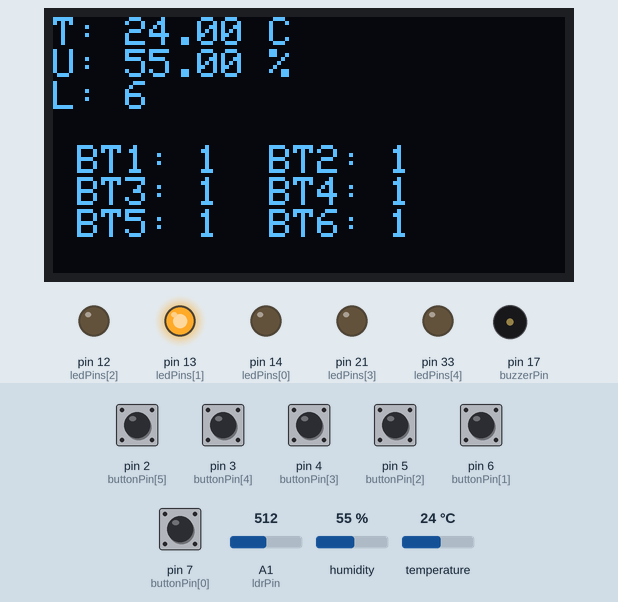
This sketch was run on a simulated Arduino Mega 2560, built for the host (arithmetic inside an expression is 32-bit, double 64-bit). On the bench: 128×64 one-colour display, output pins drawn as LEDs (lit = HIGH), buzzer (waves = sounding, pin HIGH). The inputs (shaded band) are chosen by the test bench; at power-on: pin 2 (buttonPin[5]), pin 3 (buttonPin[4]), pin 4 (buttonPin[3]), pin 5 (buttonPin[2]), pin 6 (buttonPin[1]), pin 7 (buttonPin[0]) HIGH, humidity 55 %, A1 (ldrPin) = 512, temperature 24 °C. The display library's start-up logo is not drawn; what the sketch prints to the serial monitor is not drawn.

Above: at 3.3 s.
3.4 s: pin 2 (buttonPin[5]) pulled LOW for 1 s
At 5.9 s:
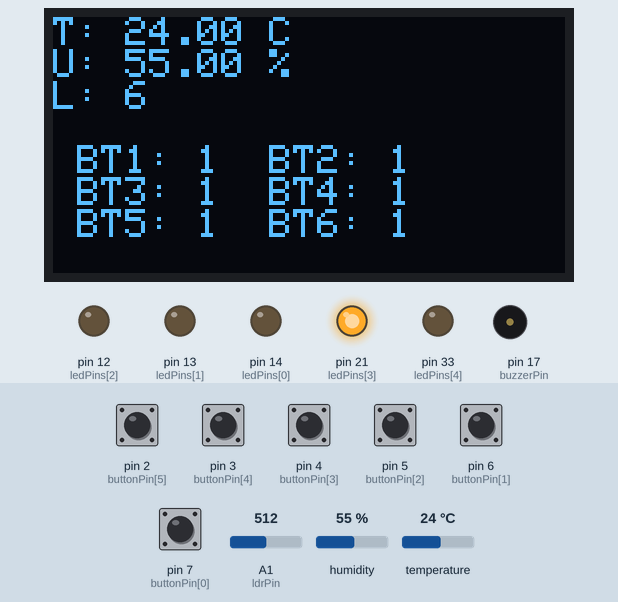
6.6 s: pin 3 (buttonPin[4]) pulled LOW for 0.15 s
At 6.99 s:
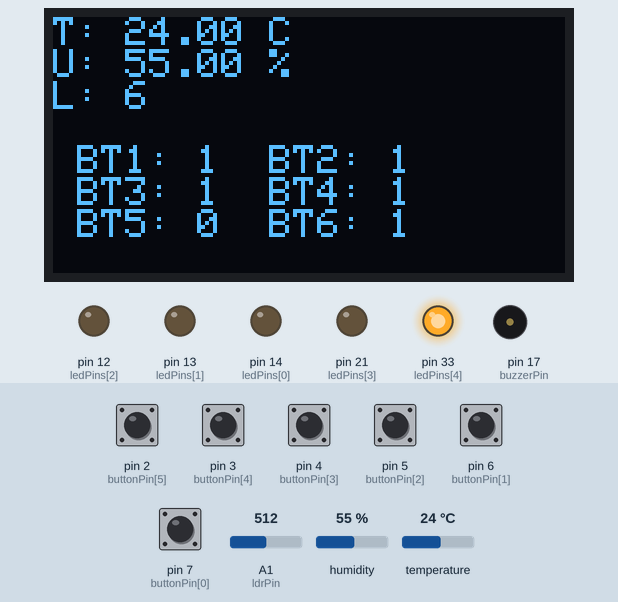
7.3 s: pin 4 (buttonPin[3]) pulled LOW for 0.15 s
At 7.7 s:
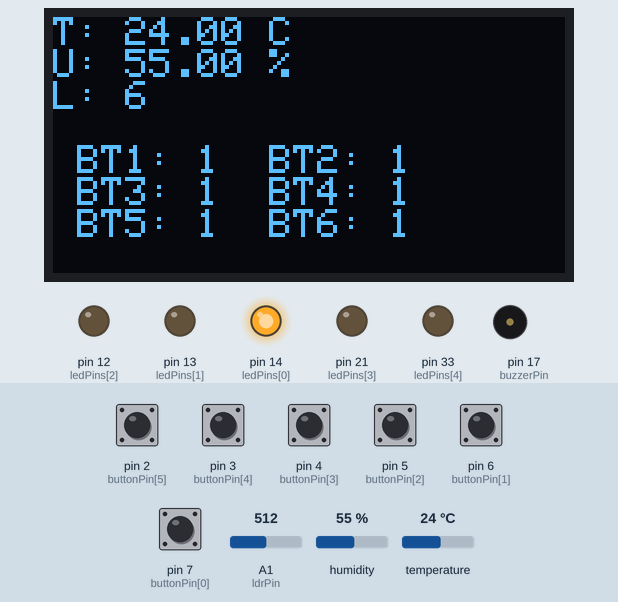
8.9 s: humidity set to 22 %
At 9.9 s:
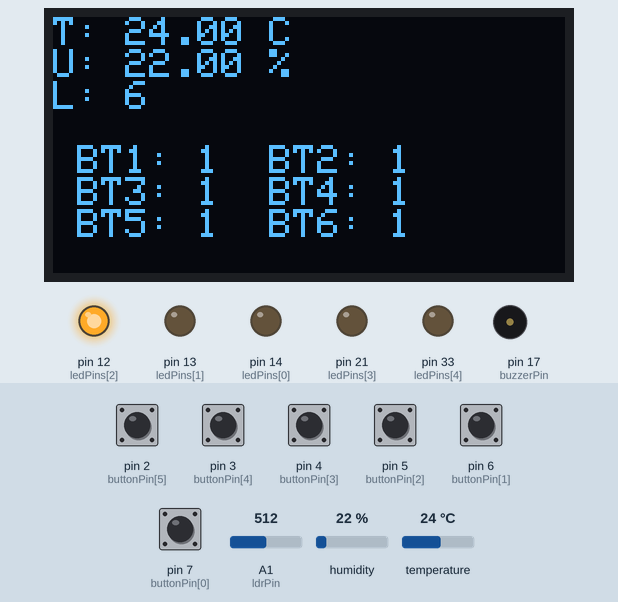
10.8 s: pin 5 (buttonPin[2]) pulled LOW for 1 s
At 11.8 s:
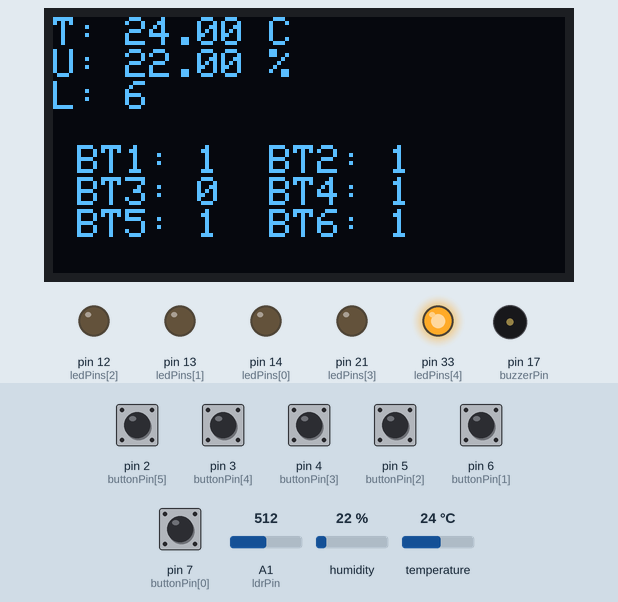
13.3 s: A1 (ldrPin) set to 716
At 15.9 s:
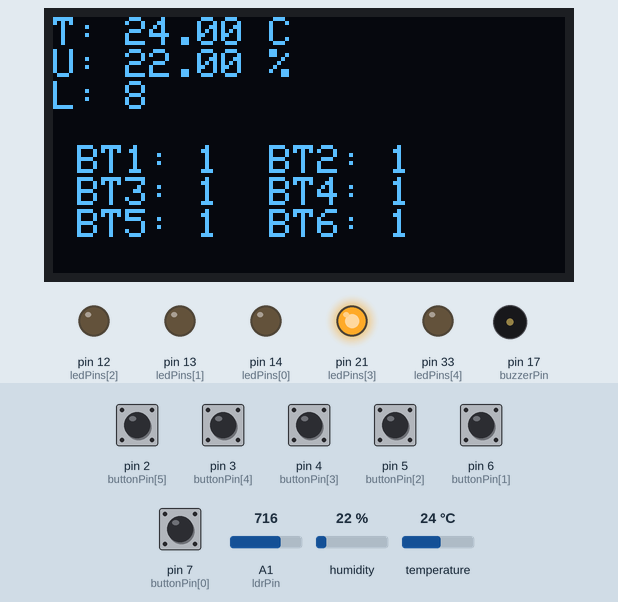
Timing chart, 0 to 16.6 s (numbered marks = the images above; inputs shaded):
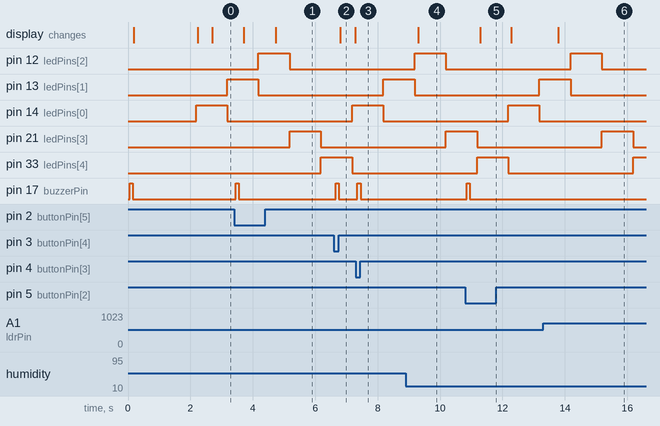

Measured:
- after the input at 3.4 s, pin 17 (buzzerPin): LOW → HIGH after 0.05 s, → LOW 0.10 s later; the display: first changes after 0.31 s (image 1 shows a later state)
- after the input at 6.6 s, pin 17 (buzzerPin): LOW → HIGH after 0.05 s, → LOW 0.10 s later; the display: changes after 0.20 s (image 2)
- after the input at 7.3 s, pin 17 (buzzerPin): LOW → HIGH after 0.05 s, → LOW 0.10 s later
- after the input at 8.9 s, the display: changes after 0.40 s (image 4)
- after the input at 10.8 s, pin 17 (buzzerPin): LOW → HIGH after 0.05 s, → LOW 0.10 s later; the display: changes after 0.48 s (image 5)
- after the input at 13.3 s, the display: changes after 0.48 s (image 6)
- what the display in image 2 shows lasts 0.5 s, from 6.8 s to 7.3 s

The sketch:

Franzininho-WiFi-LAB01-TEST.ino
```cpp
/*
  Franzininho WiFoi LAB01 - TEST

  Descrição: Este é o programa de autoteste do Franzininho WiFi LAB01 gravado em Fábrica.
  Ele realiza leituras do sensor DHT11, LDR e dos botões, além de acender LEDs e emitir sons no buzzer.
  O programa também exibe as leituras no display OLED SSD1306.

  Autor: Fabio Souza
  Data: 30/08/2023
*/

// Bibliotecas necessárias
#include <Wire.h>
#include <Adafruit_GFX.h>
#include <Adafruit_SSD1306.h>
#include <DHT.h>

// Definições para o buzzer
// Se o buzzer não tiver um oscilador, defina BUZZER_SEM_OSCILADOR como 1
// Se o buzzer tiver um oscilador, comente a linha abaixo
#define BUZZER_SEM_OSCILADOR 1

#define SCREEN_WIDTH 128 // Largura da tela OLED
#define SCREEN_HEIGHT 64 // Altura da tela OLED

// Definição do endereço I2C do display OLED
#define OLED_RESET -1
Adafruit_SSD1306 display(SCREEN_WIDTH, SCREEN_HEIGHT, &Wire, OLED_RESET);

const int dhtPin = 15;  // Pino de conexão com o sensor DHT11
const int ldrPin = 1;   // Pino do LDR

const int ledPins[] = {14, 13, 12, 21,33}; // Pinos dos LEDs Vermelho, Verde e Azul
const int buzzerPin = 17;           // Pino do Buzzer

const int buttonPin[] = {7, 6, 5, 4, 3, 2}; // Pinos dos Botões 1 a 6

unsigned long debounceDelay = 50; // Atraso para evitar o efeito de debounce
unsigned long lastDebounceTime[] = {0, 0, 0,0, 0, 0}; // Último tempo de debounce para cada botão

int buttonState[] = {HIGH, HIGH, HIGH, HIGH, HIGH, HIGH};   // Estado atual de cada botão
int lastButtonState[] = {HIGH, HIGH, HIGH, HIGH, HIGH, HIGH}; // Último estado de cada botão

long int lightLevel[32];  // Array para armazenar os valores do LDR
int j = 0;                // Contador para os LEDs
int indice_light = 0;     // Índice para o array de luz

const long eventTime_LEDS = 1000; //in ms
const long eventTime_DISPLAY = 500; //in ms

// Variáveis para controle de tempo
unsigned long previousTime_LEDS = 0;
unsigned long previousTime_DISPLAY = 0;


// Definições para o Display OLED
#define imageWidth 128  // Largura da imagem do logo
#define imageHeight 64  // Altura da imagem do logo

// Logo da Franzininho
const unsigned char franzininho_logo_128x64 [] PROGMEM = {
  0x00, 0x00, 0x00, 0x00, 0x00, 0x00, 0x00, 0x00, 0x00, 0x00, 0x00, 0x00, 0x00, 0x00, 0x00, 0x00,
  0x00, 0x00, 0x00, 0x00, 0x00, 0x00, 0x00, 0x00, 0x00, 0x00, 0x00, 0x00, 0x00, 0x00, 0x00, 0x00,
  0x00, 0x00, 0x00, 0x00, 0x00, 0x00, 0x00, 0x00, 0x00, 0x00, 0x00, 0x00, 0x00, 0x00, 0x00, 0x00,
  0x00, 0x00, 0x00, 0x00, 0x00, 0x00, 0x00, 0x00, 0x00, 0x00, 0x10, 0x00, 0x00, 0x00, 0x00, 0x00,
  0x00, 0x00, 0x00, 0x00, 0x00, 0x00, 0x00, 0x00, 0x00, 0x00, 0x38, 0x00, 0x00, 0x00, 0x00, 0x00,
  0x00, 0x00, 0x00, 0x00, 0x00, 0x00, 0x00, 0x00, 0x00, 0x00, 0x64, 0x00, 0x00, 0x00, 0x00, 0x00,
  0x00, 0x00, 0x00, 0x00, 0x00, 0x00, 0x00, 0x00, 0x00, 0x00, 0xf2, 0x00, 0x00, 0x00, 0x00, 0x00,
  0x00, 0x00, 0x00, 0x00, 0x00, 0x00, 0x00, 0x00, 0x00, 0x01, 0xb9, 0x00, 0x00, 0x00, 0x00, 0x00,
  0x00, 0x00, 0x00, 0x00, 0x00, 0x00, 0x00, 0x00, 0x00, 0x03, 0x47, 0x00, 0x00, 0x00, 0x00, 0x00,
  0x00, 0x00, 0x00, 0x00, 0x00, 0x00, 0x00, 0x06, 0x00, 0x06, 0x06, 0x00, 0x00, 0x00, 0x00, 0x00,
  0x00, 0x00, 0x00, 0x00, 0x00, 0x00, 0x00, 0x0f, 0x00, 0x0d, 0x0c, 0x00, 0x00, 0x00, 0x00, 0x00,
  0x00, 0x00, 0x00, 0x00, 0x00, 0x00, 0x00, 0x19, 0x80, 0x1a, 0x18, 0x00, 0x00, 0x00, 0x00, 0x00,
  0x00, 0x00, 0x00, 0x00, 0x00, 0x00, 0x00, 0x30, 0xc0, 0x34, 0x30, 0x00, 0x00, 0x00, 0x00, 0x00,
  0x00, 0x00, 0x00, 0x00, 0x00, 0x00, 0x00, 0xc0, 0x40, 0x68, 0x60, 0x00, 0x00, 0x00, 0x00, 0x00,
  0x00, 0x00, 0x00, 0x00, 0x00, 0x00, 0x01, 0x80, 0x20, 0xd0, 0xc0, 0x00, 0x00, 0x00, 0x00, 0x00,
  0x00, 0x00, 0x00, 0x00, 0x00, 0x00, 0x03, 0x00, 0x10, 0xa1, 0x80, 0x00, 0x00, 0x00, 0x00, 0x00,
  0x00, 0x00, 0x00, 0x00, 0x00, 0x00, 0x06, 0x00, 0x11, 0xc3, 0x00, 0x00, 0x00, 0x00, 0x00, 0x00,
  0x00, 0x00, 0x00, 0x00, 0x00, 0x00, 0x18, 0x00, 0x01, 0x66, 0x00, 0x00, 0x00, 0x00, 0x00, 0x00,
  0x00, 0x00, 0x00, 0x00, 0x00, 0x00, 0x38, 0x00, 0x06, 0x1c, 0x00, 0x00, 0x00, 0x00, 0x00, 0x00,
  0x00, 0x00, 0x00, 0x00, 0x00, 0x00, 0x68, 0x00, 0x04, 0x30, 0x00, 0x00, 0x00, 0x00, 0x00, 0x00,
  0x00, 0x00, 0x00, 0x00, 0x00, 0x01, 0xc4, 0x00, 0x0c, 0x60, 0x00, 0x00, 0x00, 0x00, 0x00, 0x00,
  0x00, 0x00, 0x00, 0x00, 0x00, 0x03, 0x02, 0x00, 0x08, 0x80, 0x00, 0x00, 0x00, 0x00, 0x00, 0x00,
  0x00, 0x00, 0x00, 0x00, 0x00, 0x06, 0x03, 0x00, 0x0f, 0x00, 0x00, 0x00, 0x00, 0x00, 0x00, 0x00,
  0x00, 0x00, 0x00, 0x00, 0x00, 0x0c, 0x01, 0xe0, 0x1c, 0x00, 0x00, 0x00, 0x00, 0x00, 0x00, 0x00,
  0x00, 0x00, 0x00, 0x00, 0x00, 0x34, 0x00, 0x90, 0x00, 0x20, 0x00, 0x00, 0x00, 0x00, 0x00, 0x00,
  0x00, 0x00, 0x00, 0x00, 0x00, 0x62, 0x00, 0x90, 0x00, 0x30, 0x00, 0x00, 0x00, 0x00, 0x00, 0x00,
  0x00, 0x00, 0x00, 0x00, 0x00, 0x63, 0x00, 0x90, 0x00, 0x18, 0x00, 0x00, 0x00, 0x00, 0x00, 0x00,
  0x00, 0x00, 0x00, 0x00, 0x00, 0x31, 0x80, 0xf0, 0x00, 0x0c, 0x00, 0x00, 0x00, 0x00, 0x00, 0x00,
  0x00, 0x00, 0x00, 0x00, 0x00, 0x10, 0xc0, 0x00, 0x00, 0x04, 0x00, 0x00, 0x00, 0x00, 0x00, 0x00,
  0x00, 0x00, 0x00, 0x00, 0x00, 0x08, 0x40, 0x00, 0x00, 0x06, 0x00, 0x00, 0x00, 0x00, 0x00, 0x00,
  0x00, 0x00, 0x00, 0x00, 0x00, 0x0c, 0x23, 0x80, 0x00, 0x03, 0x00, 0x00, 0x00, 0x00, 0x00, 0x00,
  0x00, 0x00, 0x00, 0x00, 0x00, 0x06, 0x16, 0x40, 0x00, 0x01, 0x00, 0x00, 0x00, 0x00, 0x00, 0x00,
  0x00, 0x00, 0x00, 0x00, 0x00, 0x03, 0x0e, 0x60, 0x00, 0x01, 0x80, 0x00, 0x00, 0x00, 0x00, 0x00,
  0x00, 0x00, 0x00, 0x00, 0x00, 0x01, 0x86, 0x40, 0x07, 0x00, 0xc0, 0x00, 0x00, 0x00, 0x00, 0x00,
  0x00, 0x00, 0x00, 0x00, 0x00, 0x00, 0x83, 0x80, 0x08, 0x81, 0xc0, 0x00, 0x00, 0x00, 0x00, 0x00,
  0x00, 0x00, 0x00, 0x00, 0x00, 0x00, 0x40, 0x06, 0x08, 0x83, 0x00, 0x00, 0x00, 0x00, 0x00, 0x00,
  0x00, 0x00, 0x00, 0x00, 0x00, 0x00, 0x60, 0x0f, 0x0d, 0x86, 0x00, 0x00, 0x00, 0x00, 0x00, 0x00,
  0x00, 0x00, 0x00, 0x00, 0x00, 0x00, 0x30, 0x08, 0x87, 0x1c, 0x00, 0x00, 0x00, 0x00, 0x00, 0x00,
  0x00, 0x00, 0x00, 0x00, 0x00, 0x00, 0x18, 0x19, 0x82, 0x30, 0x00, 0x00, 0x00, 0x00, 0x00, 0x00,
  0x00, 0x00, 0x00, 0x00, 0x00, 0x00, 0x08, 0x1f, 0x06, 0x60, 0x00, 0x00, 0x00, 0x00, 0x00, 0x00,
  0x00, 0x00, 0x00, 0x00, 0x00, 0x00, 0x04, 0x20, 0x09, 0x80, 0x00, 0x00, 0x00, 0x00, 0x00, 0x00,
  0x00, 0x00, 0x00, 0x00, 0x00, 0x00, 0x06, 0xc0, 0x13, 0x00, 0x00, 0x00, 0x00, 0x00, 0x00, 0x00,
  0x00, 0x00, 0x00, 0x00, 0x00, 0x00, 0x03, 0x80, 0x66, 0x00, 0x00, 0x00, 0x00, 0x00, 0x00, 0x00,
  0x00, 0x00, 0x00, 0x00, 0x00, 0x00, 0x01, 0x80, 0xdc, 0x00, 0x00, 0x00, 0x00, 0x00, 0x00, 0x00,
  0x00, 0x00, 0x00, 0x00, 0x00, 0x00, 0x00, 0x81, 0x30, 0x00, 0x00, 0x00, 0x00, 0x00, 0x00, 0x00,
  0x00, 0x00, 0x00, 0x00, 0x00, 0x00, 0x00, 0xc6, 0x60, 0x00, 0x00, 0x00, 0x00, 0x00, 0x00, 0x00,
  0x00, 0x00, 0x00, 0x00, 0x00, 0x00, 0x00, 0x6c, 0xc0, 0x00, 0x00, 0x00, 0x00, 0x00, 0x00, 0x00,
  0x00, 0x00, 0x00, 0x00, 0x00, 0x00, 0x00, 0x3b, 0x00, 0x00, 0x00, 0x00, 0x00, 0x00, 0x00, 0x00,
  0x00, 0x00, 0x00, 0x00, 0x00, 0x00, 0x00, 0x1e, 0x00, 0x00, 0x00, 0x00, 0x00, 0x00, 0x00, 0x00,
  0x00, 0x00, 0x00, 0x00, 0x00, 0x00, 0x00, 0x0c, 0x00, 0x00, 0x00, 0x00, 0x00, 0x00, 0x00, 0x00,
  0x00, 0x00, 0x00, 0x00, 0x00, 0x00, 0x00, 0x00, 0x00, 0x00, 0x00, 0x00, 0x00, 0x00, 0x00, 0x00,
  0x00, 0x00, 0x00, 0x00, 0x00, 0x00, 0x00, 0x00, 0x00, 0x00, 0x00, 0x00, 0x00, 0x00, 0x00, 0x00,
  0x00, 0x00, 0x00, 0x00, 0x00, 0x00, 0x00, 0x00, 0x00, 0x00, 0x00, 0x00, 0x00, 0x00, 0x00, 0x00,
  0x00, 0x00, 0x00, 0x00, 0x00, 0x00, 0x00, 0x00, 0x00, 0x00, 0x00, 0x00, 0x00, 0x00, 0x00, 0x00,
  0x00, 0x00, 0x00, 0x00, 0x0f, 0xfc, 0xf6, 0x5e, 0xb2, 0xb2, 0x89, 0xe0, 0x00, 0x00, 0x00, 0x00,
  0x00, 0x00, 0x00, 0x00, 0x08, 0x45, 0x17, 0x46, 0xba, 0xba, 0x8a, 0x10, 0x00, 0x00, 0x00, 0x00,
  0x00, 0x00, 0x00, 0x00, 0x0f, 0x5d, 0xf5, 0xcc, 0xae, 0xae, 0xfa, 0x10, 0x00, 0x00, 0x00, 0x00,
  0x00, 0x00, 0x00, 0x00, 0x08, 0x59, 0xf4, 0xd8, 0xa6, 0xa6, 0x8b, 0x30, 0x00, 0x00, 0x00, 0x00,
  0x00, 0x00, 0x00, 0x00, 0x08, 0x45, 0x14, 0x5f, 0xa2, 0xa2, 0x89, 0xe0, 0x00, 0x00, 0x00, 0x00,
  0x00, 0x00, 0x00, 0x00, 0x00, 0x00, 0x00, 0x00, 0x00, 0x00, 0x00, 0x00, 0x00, 0x00, 0x00, 0x00,
  0x00, 0x00, 0x00, 0x00, 0x00, 0x00, 0x00, 0x00, 0x00, 0x00, 0x00, 0x00, 0x00, 0x00, 0x00, 0x00,
  0x00, 0x00, 0x00, 0x00, 0x00, 0x00, 0x00, 0x00, 0x00, 0x00, 0x00, 0x00, 0x00, 0x00, 0x00, 0x00,
  0x00, 0x00, 0x00, 0x00, 0x00, 0x00, 0x00, 0x00, 0x00, 0x00, 0x00, 0x00, 0x00, 0x00, 0x00, 0x00,
  0x00, 0x00, 0x00, 0x00, 0x00, 0x00, 0x00, 0x00, 0x00, 0x00, 0x00, 0x00, 0x00, 0x00, 0x00, 0x00
};

// Inicializa o sensor DHT11
DHT dht(dhtPin, DHT11);

void beep() {

  // Emite um beep curto no buzzer
  #ifdef BUZZER_SEM_OSCILADOR
  digitalWrite(buzzerPin, HIGH); // Liga o buzzer
  #else
  tone(buzzerPin, 440); // Emite um tom de 440 Hz no buzzer
  #endif
  delay(100); // Mantém o buzzer ligado por 100 ms

  // Desliga o buzzer após o beep
  #ifdef BUZZER_SEM_OSCILADOR
  digitalWrite(buzzerPin, LOW); // Desliga o buzzer
  #else
  noTone(buzzerPin);    // Para o som do buzzer
  #endif
}

void setup() {
  Serial.begin(115200);

  // Inicializa o display OLED
  display.begin(SSD1306_SWITCHCAPVCC, 0x3C);
  display.display(); // Inicializa o display com o buffer atual

  dht.begin(); // Inicializa o sensor DHT11

  for (int i = 0; i < 5; i++) {
    pinMode(ledPins[i], OUTPUT); // Configura os pinos dos LEDs como saída
  }

  pinMode(buzzerPin, OUTPUT); // Configura o pino do buzzer como saída

  for (int i = 0; i < 6; i++) {
    pinMode(buttonPin[i], INPUT_PULLUP); // Configura os pinos dos botões como entrada com pull-up
  }

  beep(); // Emite um beep curto para indicar que o setup foi iniciado

  // Mostra o logo da Franzininho como splash screen
  display.clearDisplay();
  display.drawBitmap(0, 0, franzininho_logo_128x64, imageWidth, imageWidth, WHITE);
  display.display();
  delay(2000); // Espera 2 segundos
}

void loop() {

  //Leitura de teclas
  for (int i = 0; i < 6; i++) {
    int reading = digitalRead(buttonPin[i]); // Lê o estado do botão

    if (reading != lastButtonState[i]) {
      lastDebounceTime[i] = millis(); // Atualiza o tempo de debounce
    }

    if ((millis() - lastDebounceTime[i]) > debounceDelay) {
      if (reading != buttonState[i]) {
        buttonState[i] = reading; // Atualiza o estado do botão

        if (buttonState[i] == LOW) {
          beep(); // Emite um beep curto
        }
      }
    }
    lastButtonState[i] = reading; // Atualiza o último estado do botão
  }

  lightLevel[indice_light] = analogRead(ldrPin);       // Lê o valor do LDR
  indice_light++;
  if(indice_light == 32)indice_light=0;

  unsigned long currentTime = millis();

  if ( currentTime - previousTime_LEDS >= eventTime_LEDS)
  {
      // Desliga todos os LEDs'
      digitalWrite(14,LOW);
      digitalWrite(13,LOW);
      digitalWrite(12,LOW);
      digitalWrite(21,LOW);
      digitalWrite(33,LOW);

      // Acende o LED correspondente ao contador j
      switch(j){
        case 0:
        digitalWrite(14,HIGH);
        break;
        case 1:
        digitalWrite(13,HIGH);
        break;
        case 2:
        digitalWrite(12,HIGH);
        break;
        case 3:
        digitalWrite(21,HIGH);
        break;
        case 4:
        digitalWrite(33,HIGH);
        break;
      }
      j++;
      if(j>=5) j=0;

      //atualiza timer para o próximo evento
      previousTime_LEDS = currentTime;
    }

  currentTime = millis();
  // Verifica se é hora de atualizar o display
  if ( currentTime - previousTime_DISPLAY >= eventTime_DISPLAY) {

    long int lightValue = 0;
    //leitura LDR
    for(int i = 0;i<32;i++){
      lightValue += lightLevel[i];  // Soma os valores lidos do LDR
    }
    lightValue /=32;  // Calcula a média dos valores lidos do LDR

    // Converte o valor do LDR para uma escala de 0 a 100
    lightValue = map(lightValue, 0, 8192, 0, 100);

    //Leitura DHT
    float temperature = dht.readTemperature(); // Lê a temperatura em graus Celsius
    float humidity = dht.readHumidity();       // Lê a umidade relativa do ar

    //display
    display.clearDisplay(); // Limpa a tela

    display.setTextSize(1); // Tamanho do texto
    display.setTextColor(WHITE); // Cor do texto
    display.setCursor(0, 0); // Posição do cursor

    display.print("T: ");
    display.print(temperature);
    display.println(" C");

    display.print("U: ");
    display.print(humidity);
    display.println(" %");

    display.print("L: ");
    display.println(lightValue);

    display.println("");
    display.print(" BT1: ");
    display.print(buttonState[0]);
    display.print("  BT2: ");
    display.println(buttonState[1]);
    display.print(" BT3: ");
    display.print(buttonState[2]);
    display.print("  BT4: ");
    display.println(buttonState[3]);
    display.print(" BT5: ");
    display.print(buttonState[4]);
    display.print("  BT6: ");
    display.print(buttonState[5]);

    display.display(); // Atualiza o display

    Serial.println("Teste da Franzininho WiFi LAB01 - Comunicação Serial Ok");

      // Atualiza o tempo para o próximo evento de exibição
      previousTime_DISPLAY = currentTime;
  }
}
```
